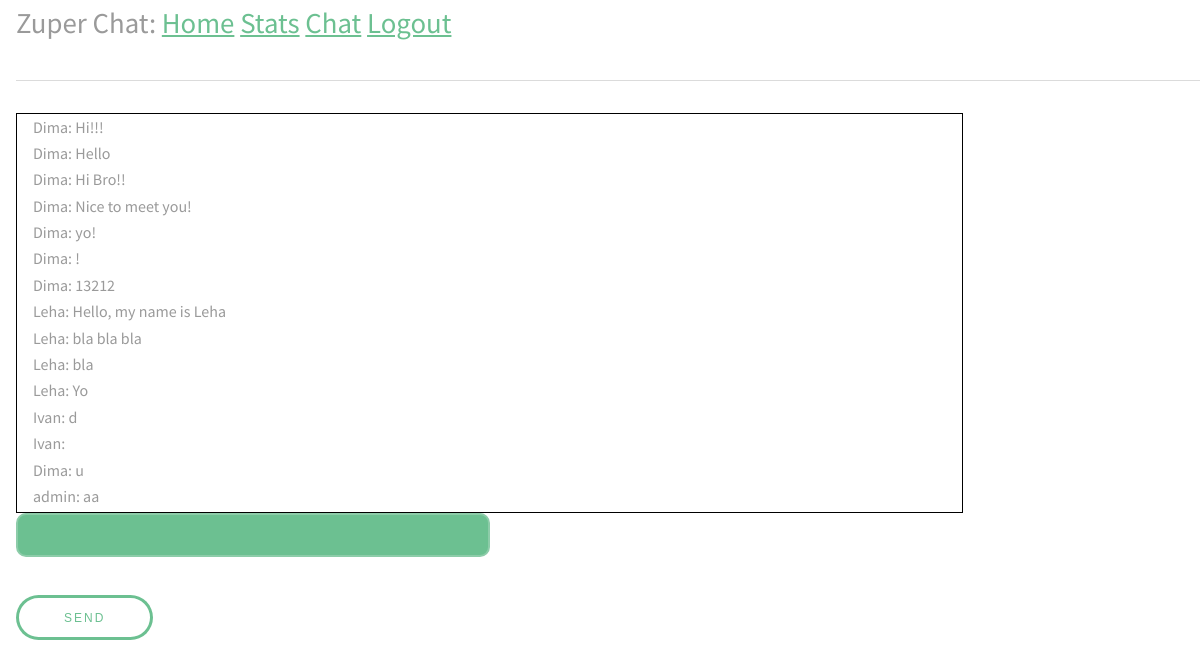
Page /chat (signed in) on the committed database.
### app/models.py (models this page shows, shortened)
class User(UserMixin, db.Model):
    id = db.Column(db.Integer, primary_key=True)
    username = db.Column(db.String(64), index=True, unique=True)
    email = db.Column(db.String(120), index=True, unique=True)
    password_hash = db.Column(db.String(128))
    chat_id = db.Column(db.Integer, db.ForeignKey("chat.id"))

class Message(db.Model):
    id = db.Column(db.Integer, primary_key=True)
    body = db.Column(db.String(140))
    timestamp = db.Column(db.DateTime, index=True, default=datetime.utcnow)
    user_id = db.Column(db.Integer, db.ForeignKey('user.id'))
    chat_id = db.Column(db.Integer, db.ForeignKey('chat.id'), default='global_chat')

### app/routes.py (the view)
@app.route('/chat')
def chat():
    if not current_user.is_authenticated:
        return redirect(url_for('login'))
    for_sending = []
    for i in get_previous_messages():
        for_sending.append([(User.query.filter_by(id = i.user_id).first().username),i.body])
    for_sending = for_sending[::-1]
    return render_template('chat.html',previous_messages=for_sending)

### app/models.py (called while the page is built)
@login.user_loader
def load_user(id):
    return User.query.get(int(id))

def get_previous_messages(quantity=15, chat_id='global_chat'):
    messages_for_sending =  Message.query.filter_by(chat_id=chat_id).order_by(Message.id.desc()).limit(quantity).all()
    return messages_for_sending

### app/templates/chat.html (shortened to what this page needs)
{% extends "base.html" %}
{% block content %}
<div class="Dmessages">
<ul id="messages">
{% set j = previous_messages|length %}
{% for i in range(previous_messages|length) %}
{{ previous_messages[i][0] }}: {{ previous_messages[i][1] }}
<br>
{% endfor %}
</ul>
</div>
<input type="text" id="myMessage">
<br>
<button id="sendbutton">Send</button>
<br>
{% endblock %}

### app/templates/base.html (shortened to what this page needs)
<html>
    <head>
        <link rel="stylesheet" href="{{ url_for('static', filename='css/main.css') }}">
    </head>
    <body>
        <div style="font-size:180%">
            Zuper Chat:
            <a href="{{ url_for('index') }}">Home</a>
            <a href="{{ url_for('stats') }}">Stats</a>
            {% if current_user.is_anonymous %}
            <a href="{{ url_for('login') }}">Login</a>
            {% else %}
            <a href="{{ url_for('chat') }}">Chat</a>
            <a href="{{ url_for('logout') }}">Logout</a>
            {% endif %}
        </div>
        <hr>
        {% block content %}{% endblock %}
    </body>
</html>

### app/static/css/main.css (style rules this page uses)
html, body, div, span, applet, object, iframe, h1, h2, h3, h4, h5, h6, p, blockquote, pre, a, abbr, acronym, address, big, cite, code, del, dfn, em, img, ins, kbd, q, s, samp, small, strike, strong, sub, sup, tt, var, b, u, i, center, dl, dt, dd, ol, ul, li, fieldset, form, label, legend, table, caption, tbody, tfoot, thead, tr, th, td, article, aside, canvas, details, embed, figure, figcaption, footer, header, hgroup, menu, nav, output, ruby, section, summary, time, mark, audio, video { margin: 0; padding: 0; border: 0; font-size: 100%; font: inherit; vertical-align: baseline; }
body { line-height: 1; }
ol, ul { list-style: none; }
body { -webkit-text-size-adjust: none; }
*, *:before, *:after { -moz-box-sizing: border-box; -webkit-box-sizing: border-box; box-sizing: border-box; }
body { -ms-overflow-style: scrollbar; }
body { background: #fff; margin-left: 1em; }
body, input, select, textarea { color: #9a9a9a; font-family: "Source Sans Pro", Arial, Helvetica, sans-serif; font-size: 1.3em; font-weight: 400; line-height: 1.65; }
@media screen and (max-width: 1680px) { body, input, select, textarea { font-size: 12pt; } }
@media screen and (max-width: 1280px) { body, input, select, textarea { font-size: 12pt; } }
a { color: #6cc091; text-decoration: underline; }
hr { border: 0; border-bottom: solid 1px #dbdbdb; margin: 2em 0; }
input[type="text"], input[type="password"], input[type="email"], input[type="tel"], select, textarea { -moz-appearance: none; -webkit-appearance: none; -ms-appearance: none; appearance: none; background: #6cc091; border-radius: 10px; border: none; border: solid 2px #8dcca9; color: #fff; display: block; outline: 0; padding: 0 1em; text-decoration: none; width: 40%; }
input[type="text"], input[type="password"], input[type="email"], select { height: 2.75em; }
ul { list-style: disc; margin: 0 0 2em 0; padding-left: 1em; }
input[type="submit"], input[type="reset"], input[type="button"], button, .button { -moz-appearance: none; -webkit-appearance: none; -ms-appearance: none; appearance: none; -moz-transition: background-color 0.2s ease-in-out, color 0.2s ease-in-out; -webkit-transition: background-color 0.2s ease-in-out, color 0.2s ease-in-out; -ms-transition: background-color 0.2s ease-in-out, color 0.2s ease-in-out; transition: background-color 0.2s ease-in-out, color 0.2s ease-in-out; background-color: transparent; box-shadow: inset 0 0 0 3px #6cc091; color: #6cc091 !important; border-radius: 30px; border: 0; cursor: pointer; display: inline-block; font-size: .75em; font-weight: 400; height: 3.75em; line-height: 3.85em; letter-spacing: 2px; padding: 0 4em; margin-top: 1em; text-align: center; text-decoration: none; text-transform: uppercase; white-space: nowrap; }

### app/templates/chat.html (style rules this page uses)
.Dmessages { overflow: auto; width: 80%; max-height: 50%; padding 5px; border: solid 1px black; }

### rows in the picture
User: username "Dima" "Dima" "Dima" "Dima" "Dima" "Dima" "Dima" "Dima"
Message: body "Hi!!!"
Message: body "Hello"
Message: body "Hi Bro!!"
Message: body "Nice to meet you!"
Message: body "yo!"
Message: body "13212"
User: username "Leha" "Leha" "Leha" "Leha"
Message: body "Hello, my name is Leha"
Message: body "bla bla bla"
Message: body "bla"
Message: body "Yo"
User: username "Ivan" "Ivan"
User: username "admin"
Message: body "aa"

### other values in the picture
{{ previous_messages[i][1] }} "!" "d" "u"
